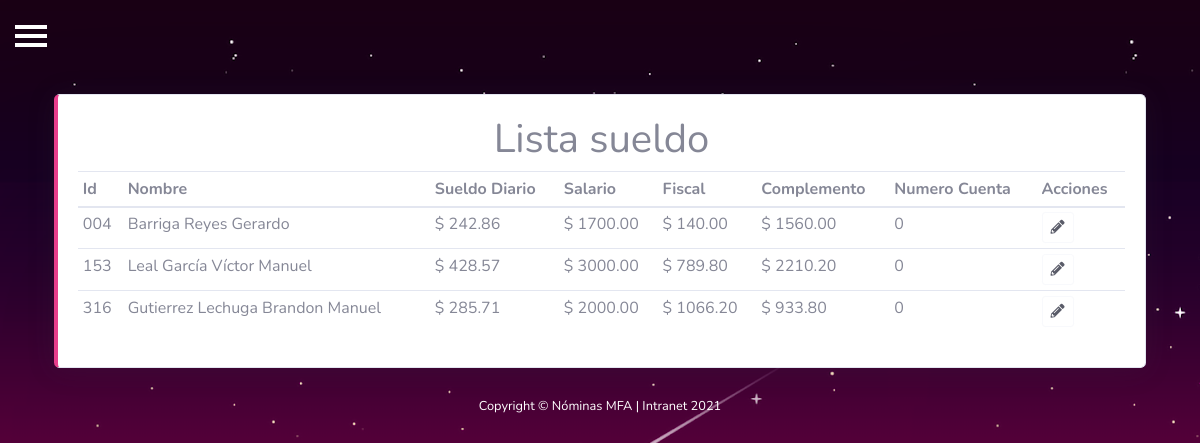
Page /listaSueldo.php on the committed database.
### tables this page shows
CREATE TABLE `tab_sueldo` (
  `id_empleado` varchar(5) NOT NULL DEFAULT '0',
  `sueldo_diario` double(11,2) NOT NULL DEFAULT 0.00,
  `salario` double(11,2) NOT NULL DEFAULT 0.00,
  `fiscal` double(11,2) NOT NULL DEFAULT 0.00,
  `complemento` double(11,2) NOT NULL DEFAULT 0.00,
  `pago_neto` double(11,2) NOT NULL DEFAULT 0.00,
  `numero_cuenta` int(11) DEFAULT NULL,
  PRIMARY KEY (`id_empleado`)
);

### listaSueldo.php (the view, shortened to what this page needs)
<?php
include("assets/controler/conexion.php"); ?>
<!DOCTYPE html>
<html lang="es">
<head>
    <?php include("assets/common/header.php"); ?>
</head>
<body id="page-top">
    <div id="wrapper">
        <?php include("assets/common/topbar.php"); ?>
        <div id="page-content-wrapper">
            <br>
            <div class="container">
                <div class="card border-left-pink shadow ">
                    <div class="card-body">
                        <h1>
                            <center>Lista sueldo</center>
                        </h1>
                        <div class="table-responsive">
                            <table class="table table-hover table-sm" id="dataTableCliente" width="100%" cellspacing="0">
                                <thead>
                                    <tr>
                                        <th>Id</th>
                                        <th>Nombre</th>
                                        <th>Sueldo Diario</th>
                                        <th>Salario</th>
                                        <th>Fiscal</th>
                                        <th>Complemento</th>
                                        <th>Numero Cuenta</th>
                                        <th>Acciones</th>
                                    </tr>
                                </thead>
                                <tbody>
                                    <?php
                                    $queryEmpleado = "SELECT * FROM tab_sueldo";
                                    $rsEmpleado = mysqli_query($con, $queryEmpleado) or die("Error de consulta");
                                    while ($Empleado = mysqli_fetch_array($rsEmpleado)) {
                                        $queryNombre = "SELECT concat(apellido_pat_empleado, ' ', apellido_mat_empleado, ' ', nombre_empleado) AS nom_empleado FROM tab_empleado WHERE id_empleado = '" . $Empleado['id_empleado'] . "'";
                                        $rsNombre = mysqli_query($con, $queryNombre) or die("Error de consulta");
                                        $Nombre = mysqli_fetch_array($rsNombre);
                                        echo "
                                            <tr>
                                                <td>" . $Empleado['id_empleado'] . "</td>
                                                <td>" . $Nombre['nom_empleado'] . "</td>
                                                <td>$ " . $Empleado['sueldo_diario'] . "</td>
                                                <td>$ " . $Empleado['salario'] . "</td>
                                                <td>$ " . $Empleado['fiscal'] . "</td>
                                                <td>$ " . $Empleado['complemento'] . "</td>
                                                <td>" . $Empleado['numero_cuenta'] . "</td>
                                                <td><button type='button' class='btn btn-outline-light text-dark btn-sm BtnCliente' data-toggle='modal' data-target='#modalCliente'value=" . $Empleado['id_empleado'] . ">
                                                <i class='fas fa-pencil-alt'></i></button></td>
                                            </tr>
                                        ";
                                    } ?>
                                </tbody>
                            </table>
                        </div>
                    </div>
                </div>
            </div>
            <?php include("assets/common/foter.php"); ?>
        </div>
    </div>
</body>
</html>

### assets/css/code.css (style rules this page uses)
* { margin: 0; padding: 0; box-sizing: border-box; }

### assets/css/style.css (style rules this page uses)
body { position: relative; overflow-x: hidden; background-image: url("../img/Fondo/wallpaper.png"); background-attachment: fixed; }
body, html { height: 100%; }
#wrapper { padding-left: 0; -webkit-transition: all 0.5s ease; -moz-transition: all 0.5s ease; -o-transition: all 0.5s ease; transition: all 0.5s ease; }
#page-content-wrapper { width: 100%; padding-top: 70px; }

### rows in the picture
tab_sueldo: id_empleado "004", nom_empleado "Barriga Reyes Gerardo", sueldo_diario "242.86", salario "1700.00", fiscal "140.00", complemento "1560.00", numero_cuenta "0"
tab_sueldo: id_empleado "153", nom_empleado "Leal García Víctor Manuel", sueldo_diario "428.57", salario "3000.00", fiscal "789.80", complemento "2210.20", numero_cuenta "0"
tab_sueldo: id_empleado "316", nom_empleado "Gutierrez Lechuga Brandon Manuel", sueldo_diario "285.71", salario "2000.00", fiscal "1066.20", complemento "933.80", numero_cuenta "0"
